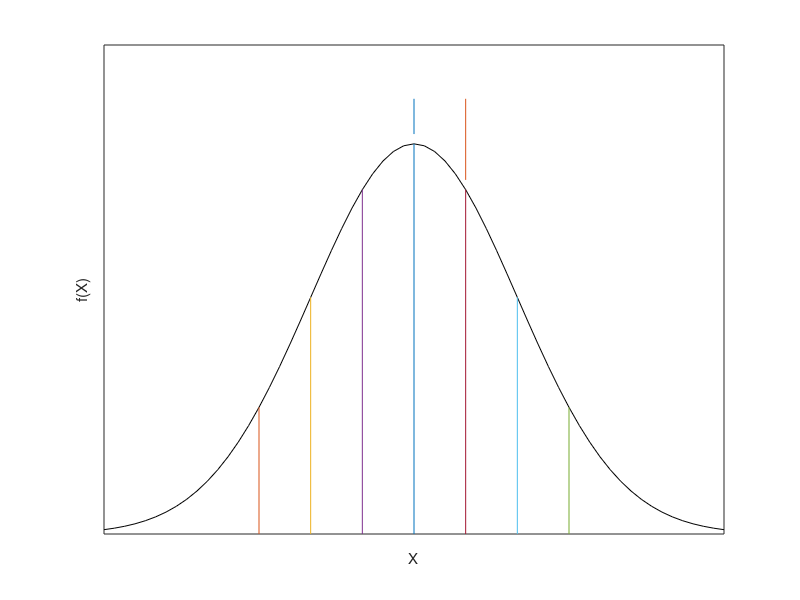

Source code (MATLAB):
function discretize()
pd = makedist('Normal');
x = -3:.1:3;
pdf_normal = pdf(pd,x);
plot(x,pdf_normal,'k');
xlabel('X');
ylabel('f(X)');
hold on;
plot([0,0],[0,pdf(pd,0)]);
hold on;
plot([-1.5,-1.5],[0,pdf(pd,-1.5)]);
hold on;
plot([-1,-1],[0,pdf(pd,-1)]);
hold on;
plot([-0.5,-0.5],[0,pdf(pd,-0.5)]);
hold on;
plot([1.5,1.5],[0,pdf(pd,1.5)]);
hold on;
plot([1,1],[0,pdf(pd,1)]);
hold on;
plot([0.5,0.5],[0,pdf(pd,0.5)]);
hold on;
plot([0,0],[pdf(pd,0)+0.01,0.445]);
hold on;
plot([0.5,0.5],[pdf(pd,0.5)+0.01,0.445]);
set(gca,'YTick',[])
set(gca,'XTick',[])
hold off;




